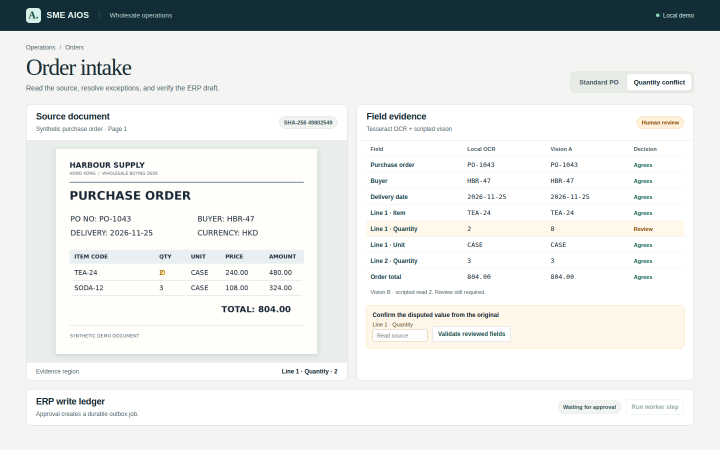
#> input picture docs/browser/02-quantity-review.png, 1440 x 900 px (shown at 1/2 size)
$ python -i build_pitch_assets.py   (imports and definitions only)
#> lines starting #> are read from the running program, lines starting #| are printed output that depends on the picture
#!/usr/bin/env python3
"""Build V3 Swiss-editorial visual & brand assets for the Theodic Pitch Deck.

Run with:
    /Users/rexzheng/.local/bin/uv run --with pillow --with matplotlib --with segno python3 \
        /Users/rexzheng/Documents/AIOS/scripts/build_pitch_assets.py
"""

from __future__ import annotations

import argparse
import io
import json
from pathlib import Path
from typing import Any

import matplotlib

# [1 line not run here, left out]
import matplotlib.patches as patches
import matplotlib.pyplot as plt
import numpy as np
import segno
from PIL import Image, ImageDraw, ImageFilter

# ---------------------------------------------------------------------------
# Paths & V2 Warm Museum Alabaster Editorial Tokens
# ---------------------------------------------------------------------------
REPO_ROOT = Path("/Users/rexzheng/Documents/AIOS")
OUT_DIR = REPO_ROOT / "docs" / "pitch" / "assets"
REVIEWER_PASS_JSON = REPO_ROOT / "deploy" / "cloudflare-worker" / ".reviewer-pass.local.json"
DEFAULT_COVER_RAW = Path(
    "/Users/rexzheng/.gemini/antigravity/brain/84630f65-49ab-46e5-b3fd-8365d4641387"
    "/theodic_cover_arch_harbour_1795351918372.jpg"
)
BRAND_LOGO_JPG = Path(
    "/Users/rexzheng/.gemini/antigravity/brain/3870a0f8-e084-444d-8f30-caf5a7395a56"
    "/.user_uploaded/media_1795361064516_6a68b5ca.jpg"
)

SRC_SCREENSHOTS = {
    "ocr_review": REPO_ROOT / "docs" / "browser" / "02-quantity-review.png",
    "inbox_light": REPO_ROOT / "web" / "e2e" / "screenshots" / "13-inbox-light-en.png",
    "proposal_dark": REPO_ROOT / "web" / "e2e" / "screenshots" / "21-dark-en-proposal-stepper.png",
}

LEGACY_V1_ASSETS = [
    "ui_login_dark.png",
    "ui_inbox_light.png",
    "ui_proposal_receipt_dark.png",
    "ui_po_ocr_evidence.png",
]

# Strict V2 Editorial Palette (Monochrome + Single Surgical Accent)
PAPER = "#FAF8F5"
WELL = "#F1ECE4"
CARD_WHITE = "#FFFFFF"
CARBON = "#171717"
CHARCOAL = "#4A4640"
WARM_STONE = "#7A746B"
SAND = "#CFC8BE"
SAND_MID = "#E3DDD4"
SAND_LIGHT = "#EFEAE2"
HAIRLINE = "#DCD5CB"
HAIRLINE_UI = "#D8D1C7"

# Single Editorial Accent: Deep Ink Navy-Cobalt
NAVY_COBALT = "#1B4F9C"
NAVY_WASH = "#EDF1F7"

DPI = 300


# [761 lines left out: functions configure_matplotlib, extract_theodic_brand_assets, build_ui_zoom_crop, generate_ui_zoom_crops, build_chart_hk_sme_gap, simulate_excel_som_cases and 4 more, not called in this run]


# ---------------------------------------------------------------------------
# 7. Bespoke Editorial Cover Processing (2560x1440 16:9 w/ Left Feather)
# ---------------------------------------------------------------------------
def build_cover_editorial_bg(raw_img_path: Path, out_path: Path) -> tuple[int, int]:
    """Crop/scale generated cover key visual to 2560x1440 and feather left ~46% to #FAF8F5."""
#> called with raw_img_path = '../docs/browser/02-quantity-review.png', out_path = 'out.png'
    target_w, target_h = 2560, 1440
    img = Image.open(raw_img_path).convert("RGB")
#> img is the input picture: PIL image 1440x900 RGB; mean R, G, B 229.5, 231.9, 230.2
    src_w, src_h = img.size
#> src_w = 1440; src_h = 900

    # Center-crop to 16:9 then Lanczos resize to 2560x1440
    target_ratio = target_w / target_h
    src_ratio = src_w / src_h
#> src_ratio = 1.6
    if src_ratio > target_ratio:
        new_w = int(round(src_h * target_ratio))
        x0 = (src_w - new_w) // 2
        img = img.crop((x0, 0, x0 + new_w, src_h))
    elif src_ratio < target_ratio:
        new_h = int(round(src_w / target_ratio))
#> new_h = 810
        y0 = (src_h - new_h) // 2
#> y0 = 45
        img = img.crop((0, y0, src_w, y0 + new_h))
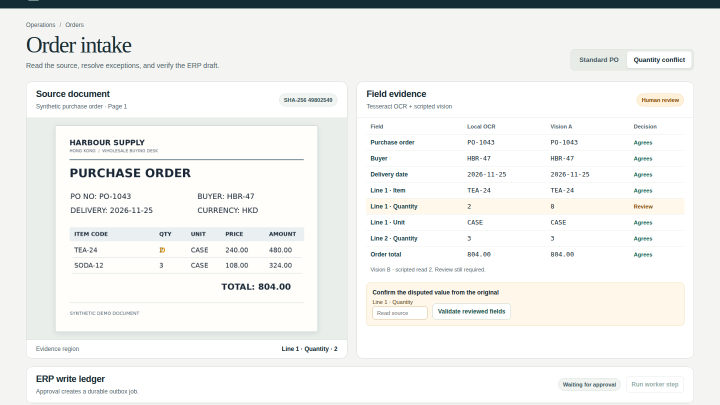
#> img: PIL image 1440x810 RGB (shown at 1/2 size); mean R, G, B 240.2, 241.3, 239.1
    img = img.resize((target_w, target_h), Image.Resampling.LANCZOS)
#> img: PIL image 2560x1440 RGB

    arr = np.asarray(img, dtype=np.float32)
    paper_rgb = np.array([250.0, 248.0, 245.0], dtype=np.float32)  # #FAF8F5

    # Subtle luminance lift toward #FAF8F5 across left 0..42% (preserving tactile plaster, arches untouched)
    xs = np.linspace(0.0, 1.0, target_w, dtype=np.float32)
    alpha = np.full_like(xs, 0.28)
    p0, p1 = 0.34, 0.50
    mask_mid = (xs >= p0) & (xs <= p1)
    u = (xs[mask_mid] - p0) / (p1 - p0)
    alpha[mask_mid] = 0.28 * 0.5 * (1.0 + np.cos(np.pi * u))
    alpha[xs > p1] = 0.0

    blend = alpha[None, :, None]

    out_arr = np.clip(arr * (1.0 - blend) + paper_rgb * blend, 0.0, 255.0).astype(np.uint8)
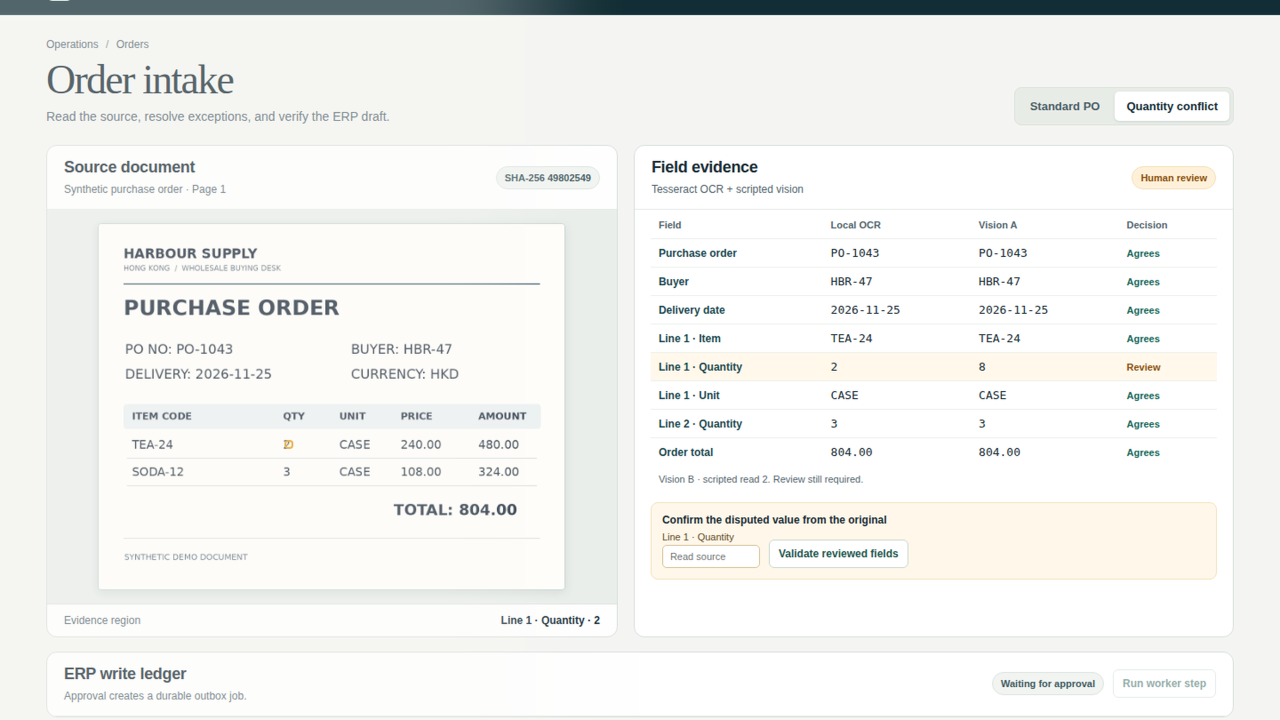
#> out_arr: shape (1440, 2560, 3) (shown at 1/2 size); mean R, G, B 241.2, 242, 239.6
    out_img = Image.fromarray(out_arr, mode="RGB")
    out_img.save(out_path, format="PNG", optimize=True)
    return out_img.size


# ---------------------------------------------------------------------------
# Entrypoint
# ---------------------------------------------------------------------------
# [50 lines left out: function main, not called in this run]


# [2 lines not run here, left out]

>>> result = build_cover_editorial_bg('../docs/browser/02-quantity-review.png', 'out.png')
#> result = (2560, 1440)

$ run again, on docs/browser/04-upload-and-inbox.png
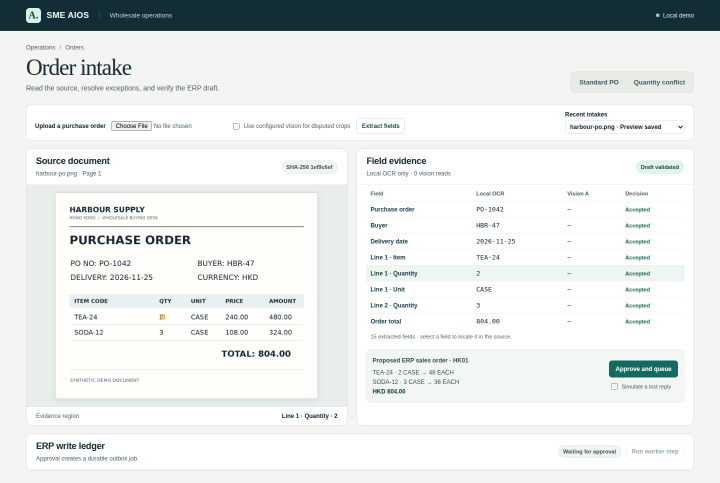
#> input picture docs/browser/04-upload-and-inbox.png, 1440 x 966 px (shown at 1/2 size)
#> in build_cover_editorial_bg, img is the input picture: PIL image 1440x966 RGB; mean R, G, B 229.2, 232.6, 231.4
#> in build_cover_editorial_bg, `img = img.crop((0, y0, src_w, y0 + new_h))`:
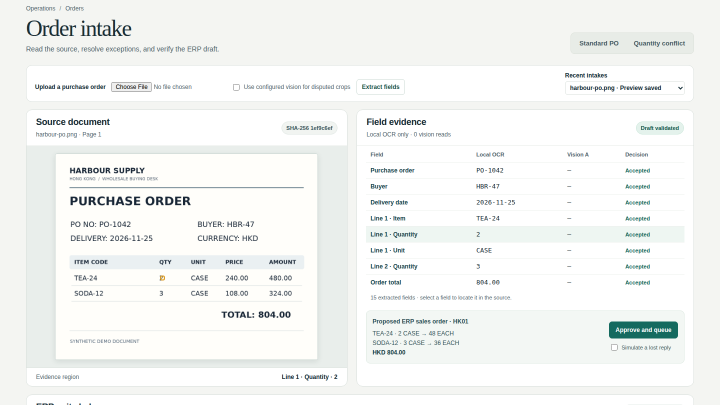
#> img: PIL image 1440x810 RGB (shown at 1/2 size); mean R, G, B 243.1, 244.9, 243.1
